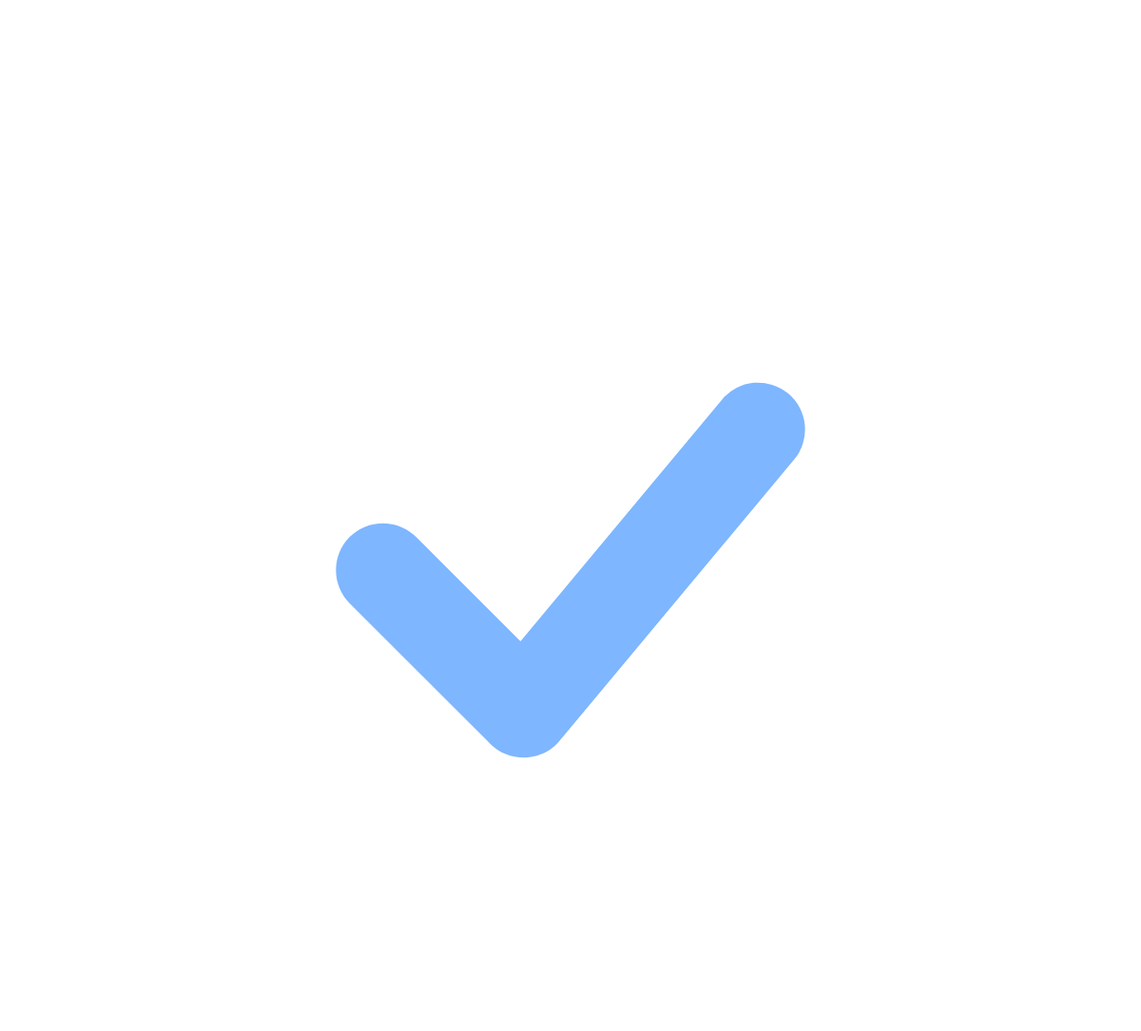
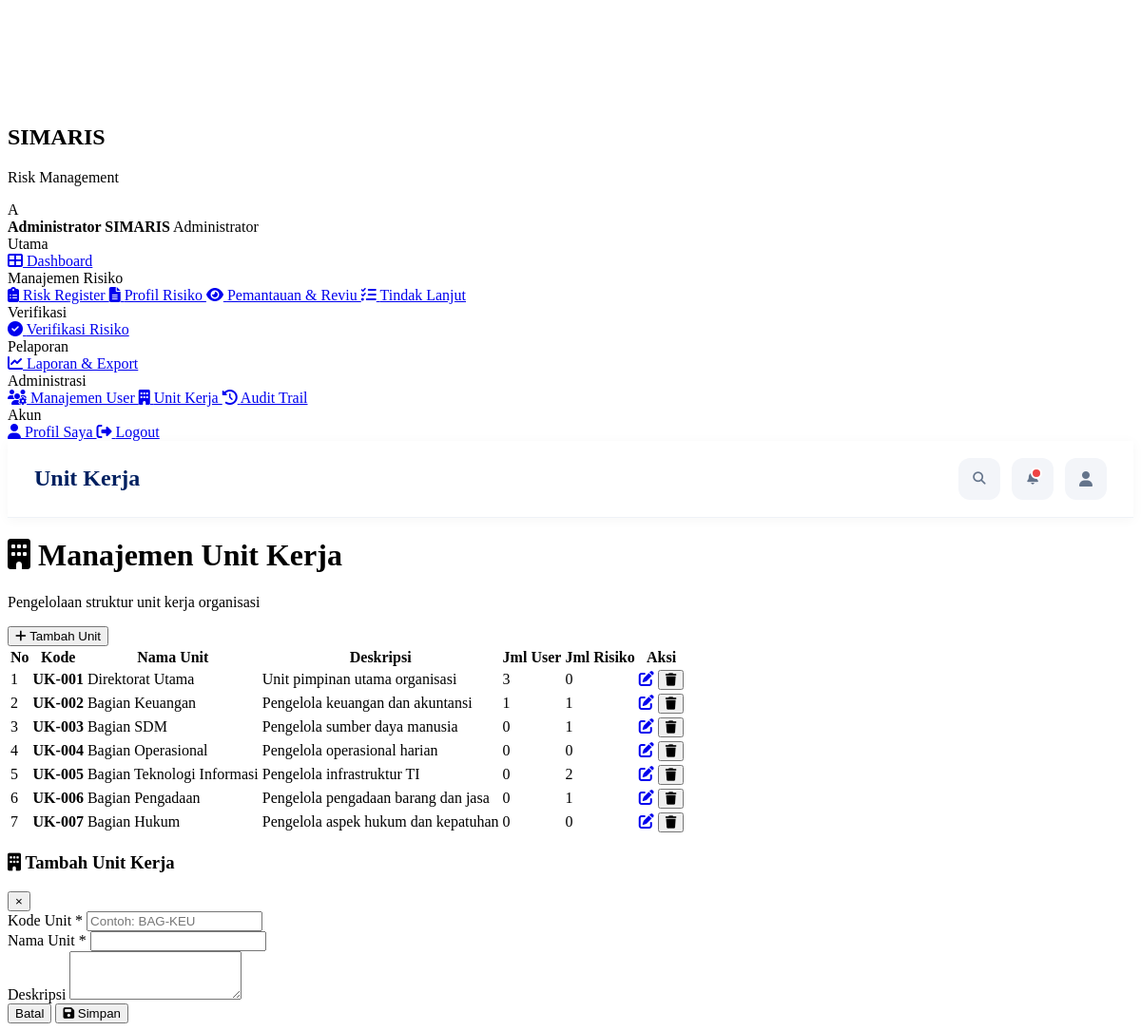
/pages/unit.php (signed in), run on the app's committed database (2 pictures, top to bottom).
### tables this page shows
CREATE TABLE `unit_kerja` (
  `id`         INT(11)      NOT NULL AUTO_INCREMENT,
  `kode_unit`  VARCHAR(20)  NOT NULL UNIQUE,
  `nama_unit`  VARCHAR(150) NOT NULL,
  `deskripsi`  TEXT,
  `created_at` TIMESTAMP    DEFAULT CURRENT_TIMESTAMP,
  PRIMARY KEY (`id`)
);

### includes/functions.php (called while the page is built, shortened)
<?php
function e(?string $str): string {
    return htmlspecialchars($str ?? '', ENT_QUOTES, 'UTF-8');
}

### pages/unit.php (the view, shortened to what this page needs)
<?php
require_once __DIR__ . '/../includes/functions.php';
$pdo = db();
$edit = null;
$rows = $pdo->query("
    SELECT uk.*,
        (SELECT COUNT(*) FROM users WHERE unit_id=uk.id) AS jml_user,
        (SELECT COUNT(*) FROM risiko WHERE unit_id=uk.id) AS jml_risiko
    FROM unit_kerja uk ORDER BY uk.kode_unit")->fetchAll();
include __DIR__.'/../includes/header.php';
?>
<div class="page-header">
    <div>
        <h1 class="page-title"><i class="fas fa-building"></i> Manajemen Unit Kerja</h1>
        <p class="page-subtitle">Pengelolaan struktur unit kerja organisasi</p>
    </div>
    <button class="btn btn-primary" onclick="openModal('modalUnit')"><i class="fas fa-plus"></i> Tambah Unit</button>
</div>
<div class="card">
    <div class="table-responsive">
    <table class="data-table">
        <thead>
        <tr>
            <th>No</th><th>Kode</th><th>Nama Unit</th><th>Deskripsi</th>
            <th class="text-center">Jml User</th><th class="text-center">Jml Risiko</th><th>Aksi</th>
        </tr>
        </thead>
        <tbody>
        <?php $no=1; foreach ($rows as $r): ?>
        <tr>
            <td><?= $no++ ?></td>
            <td><strong><?= e($r['kode_unit']) ?></strong></td>
            <td><?= e($r['nama_unit']) ?></td>
            <td><?= e($r['deskripsi']) ?></td>
            <td class="text-center"><?= $r['jml_user'] ?></td>
            <td class="text-center"><?= $r['jml_risiko'] ?></td>
            <td>
                <a href="?edit=<?= $r['id'] ?>" class="btn-icon" title="Edit"><i class="fas fa-edit"></i></a>
                <form method="post" style="display:inline" onsubmit="return confirm('Hapus unit ini?')">
                    <button class="btn-icon btn-icon-danger" title="Hapus"><i class="fas fa-trash"></i></button>
                </form>
            </td>
        </tr>
        <?php endforeach; ?>
        </tbody>
    </table>
    </div>
</div>
<div class="modal-overlay <?= $edit?'active':'' ?>" id="modalUnit">
    <div class="modal" style="max-width:500px">
        <div class="modal-header">
            <h3><i class="fas fa-building"></i> <?= $edit?'Edit':'Tambah' ?> Unit Kerja</h3>
            <button class="modal-close" onclick="location.href='unit.php'">&times;</button>
        </div>
        <form method="post">
            <div class="modal-body">
                <div class="form-group">
                    <label>Kode Unit *</label>
                    <input type="text" name="kode_unit" class="form-control" required value="<?= e($edit['kode_unit']??'') ?>" placeholder="Contoh: BAG-KEU">
                </div>
                <div class="form-group">
                    <label>Nama Unit *</label>
                    <input type="text" name="nama_unit" class="form-control" required value="<?= e($edit['nama_unit']??'') ?>">
                </div>
                <div class="form-group">
                    <label>Deskripsi</label>
                    <textarea name="deskripsi" class="form-control" rows="3"><?= e($edit['deskripsi']??'') ?></textarea>
                </div>
            </div>
            <div class="modal-footer">
                <button type="button" class="btn btn-outline" onclick="location.href='unit.php'">Batal</button>
                <button class="btn btn-primary"><i class="fas fa-save"></i> Simpan</button>
            </div>
        </form>
    </div>
</div>
<?php include __DIR__.'/../includes/footer.php'; ?>

### data on the page
unit_kerja: kode_unit "UK-001", nama_unit "Direktorat Utama", deskripsi "Unit pimpinan utama organisasi", jml_user "3", jml_risiko "0"
unit_kerja: kode_unit "UK-002", nama_unit "Bagian Keuangan", deskripsi "Pengelola keuangan dan akuntansi", jml_user "1", jml_risiko "1"
unit_kerja: kode_unit "UK-003", nama_unit "Bagian SDM", deskripsi "Pengelola sumber daya manusia", jml_user "0", jml_risiko "1"
unit_kerja: kode_unit "UK-004", nama_unit "Bagian Operasional", deskripsi "Pengelola operasional harian", jml_user "0", jml_risiko "0"
unit_kerja: kode_unit "UK-005", nama_unit "Bagian Teknologi Informasi", deskripsi "Pengelola infrastruktur TI", jml_user "0", jml_risiko "2"
unit_kerja: kode_unit "UK-006", nama_unit "Bagian Pengadaan", deskripsi "Pengelola pengadaan barang dan jasa", jml_user "0", jml_risiko "1"
unit_kerja: kode_unit "UK-007", nama_unit "Bagian Hukum", deskripsi "Pengelola aspek hukum dan kepatuhan", jml_user "0", jml_risiko "0"

### other printed values
$initial "A"
$user['nama_lengkap'] "Administrator SIMARIS"
formatRole($user['role']) "Administrator"
$page_title "Unit Kerja"
